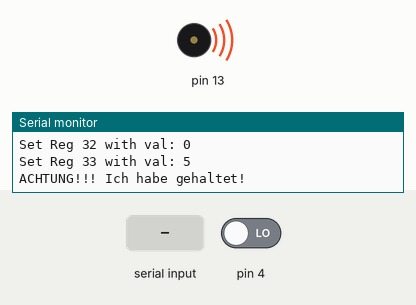
Bench run of a sketch on a simulated Arduino Uno, built with avr-gcc and run on an emulated ATmega328P. Parts: buzzer (waves = sounding), the last lines printed to the serial monitor. Inputs (shaded band) come from the test bench; at power-on: pin 4 LOW.

Above: at 0.1 s.
At 1.3 s:
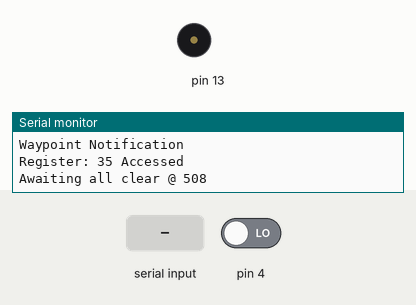
1.4 s: pin 4 driven HIGH
3.8 s: "1" received over the second serial link
Timing chart, 0 to 6.8 s (numbered marks = the images above; inputs shaded):
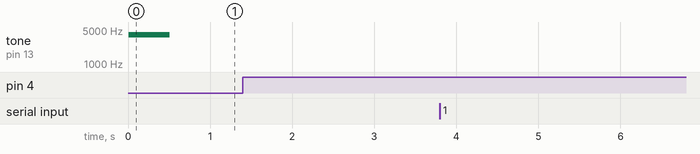

The sketch:

sketch_apr14b.ino
```cpp
#include "Arduino.h"
#include <Wire.h>
#include <PID_v1.h>
#include <SoftwareSerial.h>
#include <Servo.h>

/*
 * Title: Eurobot Code
 * Client: Atalantis Robotics Co.{
 * Team Lead:       Maria Sagno Navarra
 * 2nd in Command:  James Wilshaw
 *                - Rachel Gray
 *                - Cameron Ward
 *                - Fancisco
 *                }
 *       Apdapted from Odometry Task Code
 * Author: James Wilshaw -- jrw1n15@soton.ac.uk
 * Date: 2018-02-27
 * =============================================
 * Objectives:
 * Navigate route and carry out tasks at waypoints using only encoder data as input.
 *
 * CODE STRUCTURE
 * -Instruct: Instruction sent to the MD25 and receives information to decode it
 * -halt: Function to stop robot
 * -enc target: function that will translate the distance in mm to computer readable information
 * -Turn(theta): function that will tell the MD25 if the turn is sweep or spot.
 * -Sweep: Function that will describe an arc using theta
 * -Notify: indicates the robot has arrived at a point
 * -DriveTo: Manages the speed of the robot
 * -Target: intakes the information of the next trajectory and outputs information for enc target
 * -kmn: stops the loop
 * -
 */
 /*Definitions*/
 const long time_limit = 100000; //time limit in milliseconds
 union Encs{
  int indy[2];
  long both;
};
const double Kp = 1;
const double Ki = 0;
const double Kd = 0;
const byte wps = 4;
double Input0, Input1, Output0, Output1, SP0, SP1;
long t0;
float pLimit;
static float pDef = 5;

PID Wheel0(&Input0, &Output0, &SP0, Kp, Ki, Kd, DIRECT);
PID Wheel1(&Input1, &Output1, &SP1, Kp, Ki, Kd, DIRECT);


#define debug 1  //switch for Software Serial


#define pi 3.1415926 //saves any errors typing
SoftwareSerial MD25(10, 11); //Software Serial MD25 RX, TX
#define _MD25
#if debug == 1 // NOT THE SERIAL SWITCH DON'T CHANGE
    #define DEBUG Serial
#endif
//Servo Carouselle;
const int track = 23500; //trackwidth of robot in mm x100
const int wheel_dia = 7500; //wheel diameter of robot in mm x100
const int wheel_base = 15000; //distance from axle to M&M dispenser in mm x100

enum registers:byte
  {
    getS1   = 0x21,
    getS2   = 0x22,
    getE1   = 0x23,
    getE2   = 0x24,
    getEs   = 0x25,
    getV    = 0x26,
    getI1   = 0x27,
    getI2   = 0x28,
    getVer  = 0x29,
    getAcc  = 0x2A,
    getMod  = 0x2B,
    getPow  = 0x2C,
    setS1   = 0x31,
    setS2   = 0x32,
    setAcc  = 0x33,
    setMod  = 0x34,
    reset   = 0x35,
    disReg  = 0x36,
    enReg   = 0x37,
    disTimO = 0x38,
    enTimO  = 0x39
  };
#define registers
//Function Prototypes
void kmn(){bool a=0; while(!a){a=0;}} //function than never returns to provide stop
void timeup();
long instruct(byte, char = 0);
void action(int);
void halt();
void notify();
void DriveTo(int, int);
int enc_target(int);
void turn(int);
int sweep(int, int, bool = 0);
void target(int, int);
/*Main Code*/
void setup(){
  // put your setup code here, to run once:
  //Carouselle.attach(9)
  Wheel0.SetMode(MANUAL);
  Wheel1.SetMode(MANUAL);
  pinMode(13, OUTPUT);
  pinMode(4, INPUT);
  pinMode(A0, INPUT);
  pinMode(A1, INPUT);
    #if debug == 1
      MD25.begin(38400);
      DEBUG.begin(115200);
    #else
      MD25.begin(38400);
    #endif
    instruct(setMod, 1); // sets motors with 0 being stop and each independent of the other.
    //Carouselle.write(sPos[0]);
    notify();
    bool go = 0;
    #if debug == 1
    DEBUG.print("Awaiting all clear @ ");
    DEBUG.println((int)millis(), DEC);
    #endif
    while(!go){
      go = digitalRead(4);
    }
    t0 = millis();
    #if debug == 1
      DEBUG.print("Setup Complete @ ");
      DEBUG.println(t0, DEC);
    #endif
}

void loop() {
  // put your main code here, to run repeatedly:
  //byte MandMstock = 5;
  const byte err = 15;
  const byte speee = 4;
  Encs d;
  //int dist = enc_target(10000);
  int angle = 289;
  bool done = false;
  /*

  for(int i=0; i<4; i++){
    bool done = false;
    byte prog = 0;
    instruct(setS1, 60);
    instruct(setS2, 60);
    delay(4000);
    while(!done){
     d.both = instruct(getEs);
     if(abs(d.indy[0] - dist) < err){
       instruct(setS1, 0);
       prog |= 1;
     }
     else if(d.indy[0] < dist){
       instruct(setS1, speee);
       prog &= 0b11111110;
     }
     else{
       instruct(setS1, -speee);
       prog &= 0b11111110;
     }
     if(abs(d.indy[1] - dist) < err){
       instruct(setS2, 0);
       prog |= 2;
     }
     else if(d.indy[1] < dist){
       instruct(setS2, speee);
       prog &= 0b11111101;
     }
     else{
       instruct(setS2, -speee);
       prog &= 0b11111101;
     }
     if(prog == 3){done=1;}
    }
    done = 0;
    prog = 0;
    instruct(reset);
    instruct(setS1, 60);
    instruct(setS2, -60);
    delay(450);

   instruct(reset);
  }
  */
  /*
  instruct(reset);
  instruct(setS1, 60); instruct(setS2, 60);
  while(!done){
    d.both = instruct(getEs);
    int trav = d.indy[0];
    if(trav >= dist){done = true;}
  }
    halt();
    kmn();
*/
  instruct(getEs);
}
/*Functions*/
bool prox(char dir, float lim){
  const int arange = 15;
  int pin;
  float dist = 0;
  if(dir > 0){
    pin = A0;
  }
  else{pin = A1;}
  for(int i=0; i < arange; i++){
    dist += analogRead(A0)/(2 * 2.54);
    delay(5);
  }
  dist /= arange;
  if(dist>lim){return 0;}
  else{return 1;}
}
void timeup(){
  long te = millis() - t0;
  if(te > time_limit){kmn();}
  return;
}
long instruct(byte reg, char val){
  if(reg == getPow){
    #if debug == 1
    DEBUG.println("Sorry this function doesn't support that register");
    #endif
    return 0;
  }
  MD25.write((byte)0x00);
  MD25.write(reg);
  if(reg == 0x25){
    byte b[9];
    MD25.flush();
    MD25.readBytes(b, 9);
    long r = 0L;
    r |= b[6]*16777216;
    r |= b[7]*65536;
    r |= b[2]*256;
    r |= b[3];
    Encs d;
    d.both = r;
    #if debug == 1
      DEBUG.println((long)r, HEX);
      DEBUG.print("Serial Buffer: ");
      for(byte i = 0; i<8; i++){
        DEBUG.print(b[i], HEX);
      }
      DEBUG.println();
      DEBUG.println("d.both:");
      DEBUG.println(d.both, HEX);
      DEBUG.print("Recieved: ");
      DEBUG.print(reg, HEX);
      DEBUG.print(" with E1:");
      DEBUG.print(d.indy[0], DEC);
      DEBUG.print(" & E2:");
      DEBUG.print(d.indy[1], DEC);
      DEBUG.println(" degrees");
      DEBUG.println((int)millis(), DEC);
      #endif
    return r;
  }
  if(reg > 0x34){
    #if debug == 1
      DEBUG.print("Register: ");
      DEBUG.print(reg, HEX);
      DEBUG.println(" Accessed");
    #endif
    return 0;
  }
  if(reg < 0x30){byte b[5];
    if(reg <= 0x24 && reg >= 0x23){
      //encoders
      MD25.flush();
      MD25.readBytes(b, 5);
      long r = 0;
      r |= b[0] << 24;
      r |= b[1] << 16;
      r |= b[2] << 8;         // (0x56 shifted 8 bits left, effectively * 256)
      r |= b[3];              // (0x32)
      #if debug == 1
      DEBUG.print("Serial Buffer: ");
      for(byte i = 0; i<5; i++){
        DEBUG.print(b[i], HEX);
      }
      DEBUG.println();
      DEBUG.print("Recieved: ");
      DEBUG.print(reg, HEX);
      DEBUG.print(" with:");
      DEBUG.print(r, DEC);
      DEBUG.println(" degrees");
      DEBUG.println((int)millis(), DEC);
      #endif
      return r;
    }
    else{
      //gets
      MD25.flush();
      MD25.readBytes(b, 2);
      #if debug == 1
      DEBUG.print("Serial Buffer: ");
      for(byte i; i<5; i++){
        DEBUG.print(b[i], HEX);
      }
      DEBUG.println();
      DEBUG.print("Recieved: ");
      DEBUG.print(reg, HEX);
      DEBUG.print(" with value:");
      DEBUG.println(b[1], DEC);
      #endif
      return b[1];
    }
  }
  else if(reg <= 0x34 && reg > 0x30){
    //sets
    MD25.write(val);
    #if debug == 1
    DEBUG.print("Set Reg ");
    DEBUG.print(reg, HEX);
    DEBUG.print(" with val: ");
    DEBUG.println(val, DEC);
    #endif
    return 0;
  }
  #if debug == 1
  DEBUG.println("FATAL ERROR: instruct");
  #endif
  return 0;
}
void action(int no){
  if(no == 0){return;} //no action
  else if(no == 1){
    //Open Recuperator
    digitalWrite(5, 1);
    delay(500);
    digitalWrite(5, 0);
    return;
  }
  else if(no == 2){
    //Water Treatment
    digitalWrite(2, 1);
    delay(500);
    digitalWrite(2, 0);
    return;
  }
    else if(no == 3){
    //Water Tower
    digitalWrite(3, 1);
    delay(500);
    digitalWrite(3, 0);
    return;
  }
}
void halt(){
  //function to stop robot.
  Wheel0.SetMode(MANUAL);
  Wheel1.SetMode(MANUAL);
  instruct(setAcc, 10);
  instruct(setS1);
  instruct(setS2);
  instruct(setAcc, 5);
  #if debug == 1
    DEBUG.println("ACHTUNG!!! Ich habe gehaltet!");
  #endif
  return;
}
void notify(){
  halt();
  tone(13, 4000, 500);
  delay(500);
  #if debug == 1
    DEBUG.println("Waypoint Notification");
  #endif
  instruct(reset);
  return;
}
void DriveTo(int E1tar, int E2tar) {
  bool happy = 0; int E1cur; int E2cur; char S1; char S2; float E1diff; float E2diff; Encs d;
 #if debug ==1
  DEBUG.println("Etars:");
  DEBUG.print(E1tar, DEC);
  DEBUG.println(E2tar, DEC);
  #endif
  SP0 = E1tar; SP1 = E2tar;
  Wheel0.SetMode(AUTOMATIC); Wheel1.SetMode(AUTOMATIC);
  while (!happy) {
    timeup();
    byte baseline = 0; bool e = 0;
    d.both = instruct(getEs);
    E1cur = d.indy[0];
    E2cur = d.indy[1];
   Input0 = E1cur; Input1 = E2cur;
   Wheel0.Compute(); Wheel1.Compute();
   E1diff = E1tar-E1cur; E2diff = E2tar-E2cur;
   bool obs = prox(E1diff, pLimit);
   if(obs){
    Wheel0.SetMode(MANUAL); Wheel1.SetMode(MANUAL);
    instruct(setS1, 0); instruct(setS2, 0);
   }
#if debug == 1
  DEBUG.println("EDIFFS:");
  DEBUG.print(E1diff);
  DEBUG.println(E2diff);
   DEBUG.print(S1, DEC);
   DEBUG.println(S2, DEC);
   #endif
    if(abs(E1diff)<50||abs(E2diff)<50) {
      happy = 1;
      notify();
      break;
    }
   if(!obs){
    if(e){
    instruct(setS1, Output0);
    instruct(setS2, Output1);
    }
    else{
    instruct(setS1, Output0);
    instruct(setS2, Output1);
    }
    e = !e;
#if debug == 1
    DEBUG.println("Speed Adjustment: S1, S2");
    DEBUG.print(Output0, DEC);
    DEBUG.println(Output1, DEC);
#endif
   }
   else{
#if debug == 1
    DEBUG.println("OBSTRUCTION!");
#endif
   }
  }
#if debug ==1
  DEBUG.println("Because I'm Happy");
#endif
  return;
}
int enc_target(int distance) {

  /* takes the required travel distance in mm x10 an converts it to an encoder target*/
 float den = pi*wheel_dia;
 float frac = 3600/den;
 int out = distance * frac;

 #if debug == 1
    DEBUG.println(distance, DEC); DEBUG.println(den, DEC); DEBUG.println(frac, DEC);
    DEBUG.print("Encoder Target:");
    DEBUG.print(out, DEC);
    DEBUG.println(" degrees");
 #endif
 return out;
}
void turn(int theta){
    /* takes two arguments a target angle, theta (degrees x10), and a switch, spot,
    to determine whether the angle is to describe an arc or a spot turn.
    executes turn */
    float distance; //distance to be traveled per in mm
    distance = (theta/3600)*pi*(track);
    #if debug == 1
      DEBUG.print("turn: ");
      DEBUG.println(distance);
    #endif
    int E2tar = enc_target((int)distance*10);
    int E1tar = enc_target(-(int)distance*10);
    SP0 = E1tar; SP1 = E2tar;
    DriveTo(E1tar, E2tar);
    return;
}
int sweep(int distance, int radius, bool in){
  /* code to allow robot to describe an arc
     returns the inner & outer arc lengths in mm x10*/
  int Ri = radius - track/20;
  int Ro = radius + track/20;
  int Di = (distance/radius)*Ri;
  int Do = (distance/radius)*Ro;
  #if debug == 1
    DEBUG.print("D(i) = ");
    DEBUG.print(Di/10, DEC);
    DEBUG.print(", D(o) = ");
    DEBUG.print(Do/10, DEC);
    if(in){DEBUG.println(" Return: D(i)");}
    else{DEBUG.println(" Return: D(o)");}
  #endif
  if(in){return Di;}
  else{return Do;}
}
void target(int distance, int radius) {
#if debug == 1
  DEBUG.println("Targeting...");
#endif
  bool acw = 0;
  int E1Tar;
  int E2Tar;
  if (radius == 0) {
    E1Tar = enc_target(distance);
    E2Tar = E1Tar;
#if debug == 1
    DEBUG.print("Straight Line, length: ");
    DEBUG.println(distance, DEC);
#endif
  }
  else {
    int Do = sweep(distance, abs(radius));
    int Di = sweep(distance, abs(radius), 1);
    int EoTar = enc_target(Do);
    int EiTar = enc_target(Di);
#if debug == 1
    DEBUG.print("Swept Radius, length, radius: ");
    DEBUG.print(distance, DEC);
    DEBUG.print(", ");
    DEBUG.print(radius, DEC);
#endif
    if (radius < 0) {
      E1Tar = EoTar;
      E2Tar = EiTar;
#if debug == 1
      DEBUG.println(" Anti-Clockwise");
#endif
    }
    else {
      E1Tar = EiTar;
      E2Tar = EoTar;
#if debug == 1
      DEBUG.println(" Clockwise");
#endif
    }
  }
  DriveTo(E1Tar, E2Tar);
  return;
}
```
